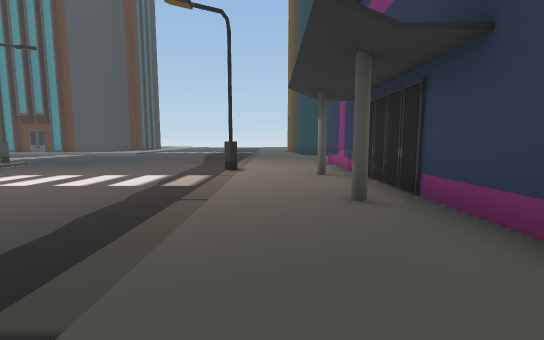
View 1 (above)

21 first-person views from a walk through a 3-D level made in the Unity game engine. The camera is 1.5 m above the floor, tilts 6° down and sees 90° across. The floor is counted in squares, 2 m on a side. Each view is taken from the middle of a square. On the plan, view 1 faces up. The plan holds only what a view shows up to about 10 squares ahead; the rest is blank. The place goes on beyond the plan. Some animated figures are not drawn. Some surface patterns are stand-ins.

View 2
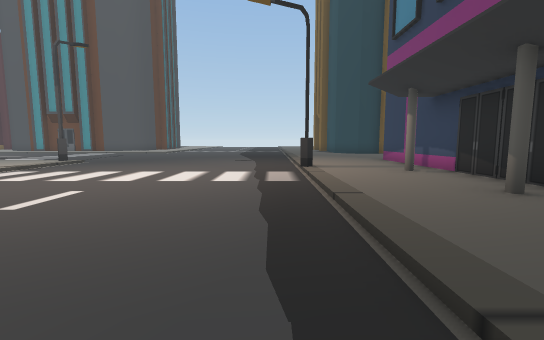

View 3
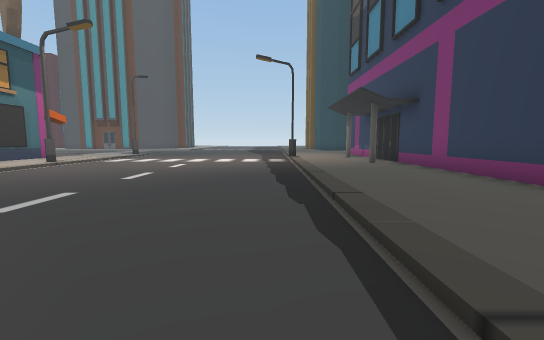

View 4
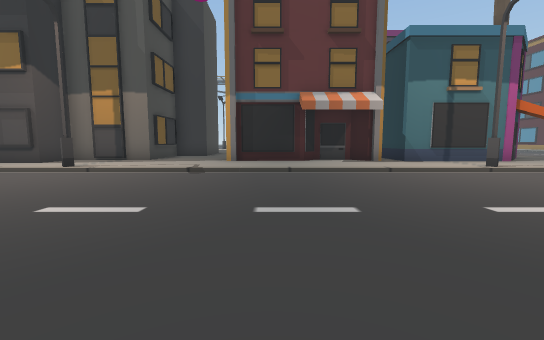

View 5
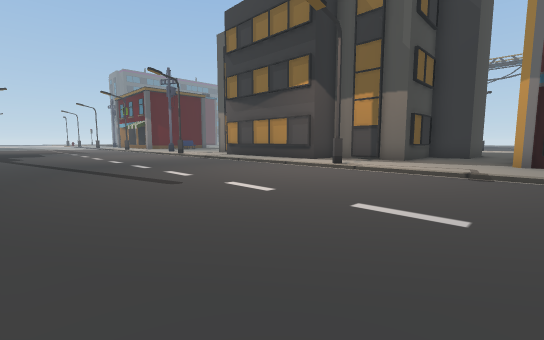

View 6
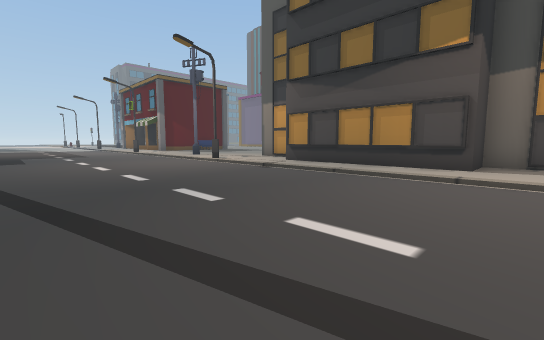

View 7
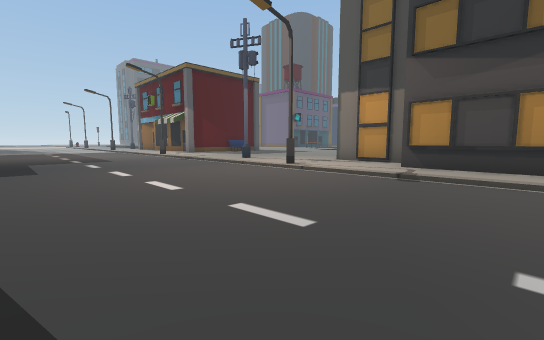

View 8
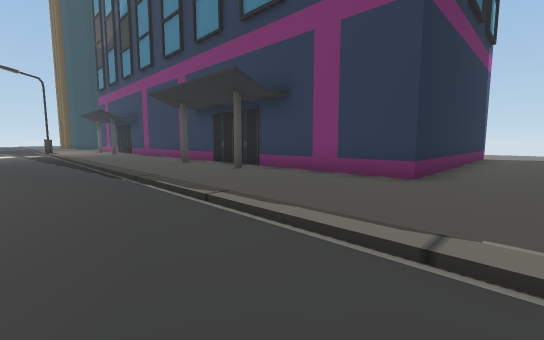

View 9
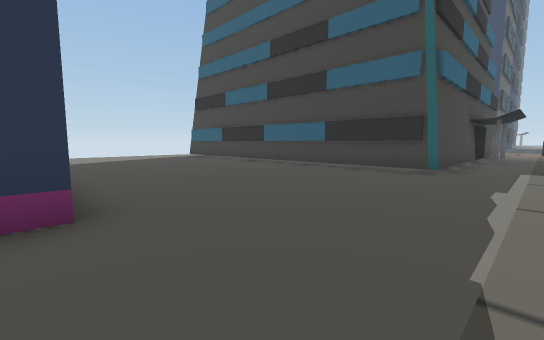

View 10
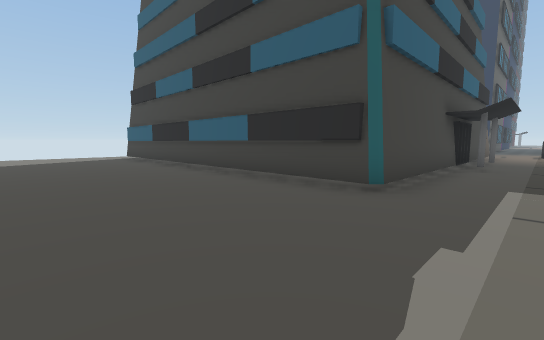

View 11
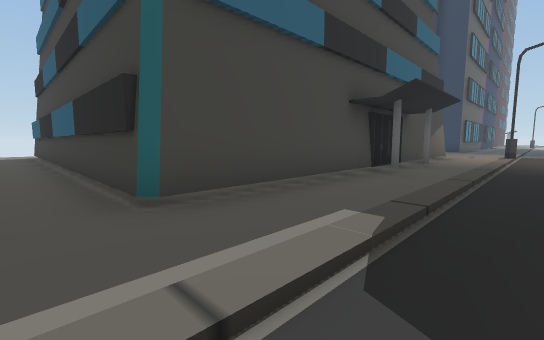

View 12
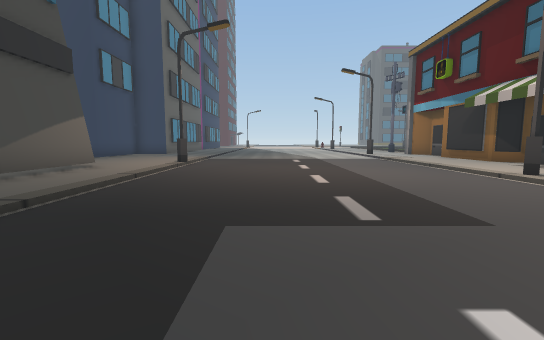

View 13
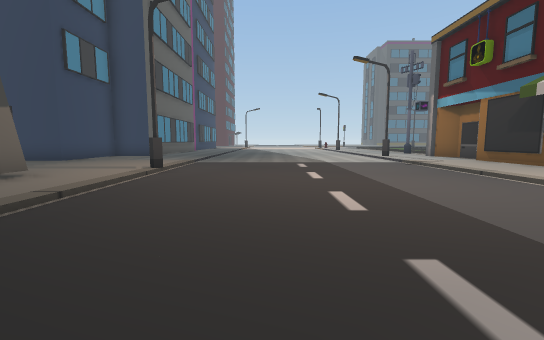

View 14
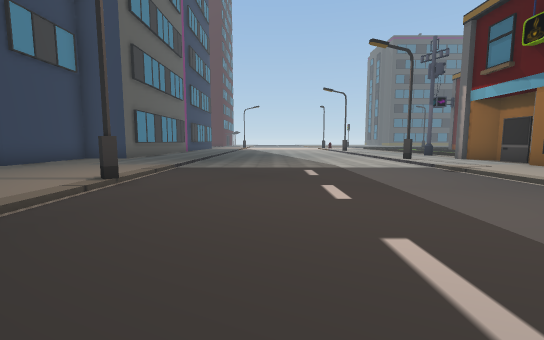

View 15
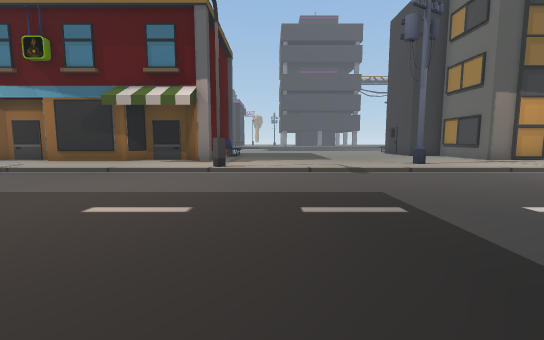

View 16
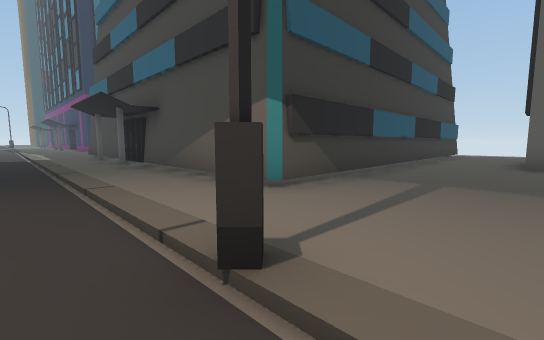

View 17
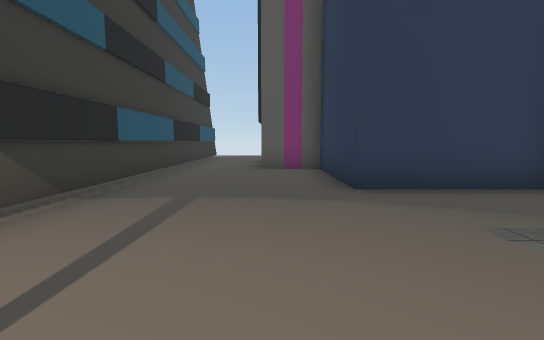

View 18
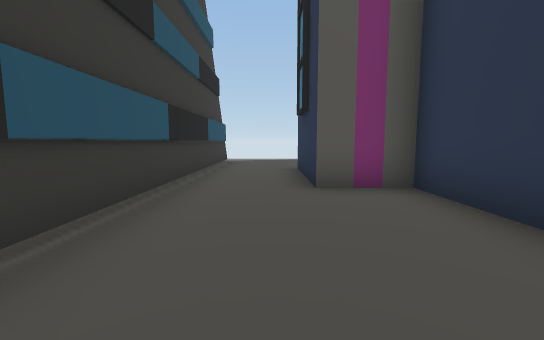

View 19
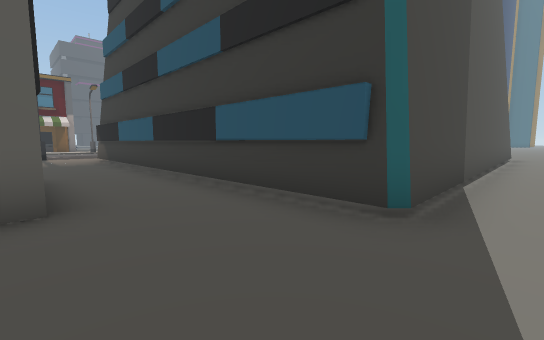

View 20
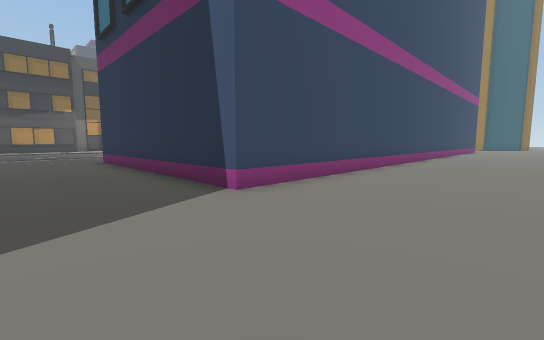

View 21
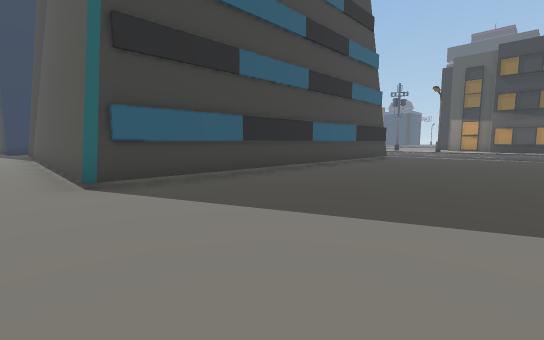

### Floor plan
Key: @ floor where view 1 was taken; # wall or solid block; . main floor; - floor 0.25 m lower than the main floor; / step, stairs or slope; O other object.
Columns run from 12 left of view 1 to 13 right of it. Each row starts with its distance up from view 1.
 10     -------/..#
  9   .#-------/..#
  8   ..-------/..#
  7 #...-------#..#
  6 ##..-------/.O#
  5  #..-------/..O
  4  #.#-------/..#
  3 ##..-------/..#
  2  ...-------/..#
  1 #...-------/..#
  0 #...-------/@.#         ..
 -1 #...-------/..#        ...
 -2 #...-------/..#       ....
 -3 #...-------/..#       ....
 -4 ....-------/.O#       ....
 -5 ....-------/..O       ....
 -6 ....-------/..O       ....
 -7 O..#-------/.O#       ....
 -8 O...-------/..#       ....
 -9 OO..-------/..#       ....
-10   O.-------/..########....
-11   O.-------/..............
-12   O.-------/..............
-13   O.-------/..............
-14   O.-------/..............
-15 O...-------/..............
-16 O...-------/..............
-17 O..#-------/.OOOOOOOOOOOO.
-18  ...-------/.O.... .....O.
-19  ...-------/.O          O.
-20  ...-------/.O          O.
-21  .#.-------/.O          O.
-22  ...-------//O          O.
-23  ...-------/.O          O.
-24  ...-------/OO          O.
-25  ...-------/.O          O.
-26  ..#-------/.O          O.
-27 #...-------/.O          O.
-28 #...-------/.OOOOOOOOOOOO.
-29 #...-------/..............
-30 #...-------#..............
-31 ##..-------/.......###....
-32 ##..-------/.......#
-33 #...-------/....####
-34 #...-------/....#
-35 ##  -------/   .#

Positions as (right, up) in squares from view 1, and headings:
1: (0, 0), facing up
2: (-2, 0), facing up
3: (-2, -5), facing up
4: (-2, -2), facing left
5: (-2, -3), facing down-left
6: (-3, -8), facing down-left
7: (-3, -12), facing down-left
8: (-3, -12), facing up-right
9: (-1, -10), facing down-right
10: (-1, -13), facing down-right
11: (-2, -16), facing down-right
12: (-4, -21), facing down
13: (-4, -23), facing down
14: (-4, -25), facing down
15: (-2, -25), facing left
16: (-2, -31), facing up-right
17: (-1, -31), facing right
18: (2, -30), facing right
19: (13, -31), facing up-left
20: (13, -13), facing up-left
21: (13, -12), facing down-left
